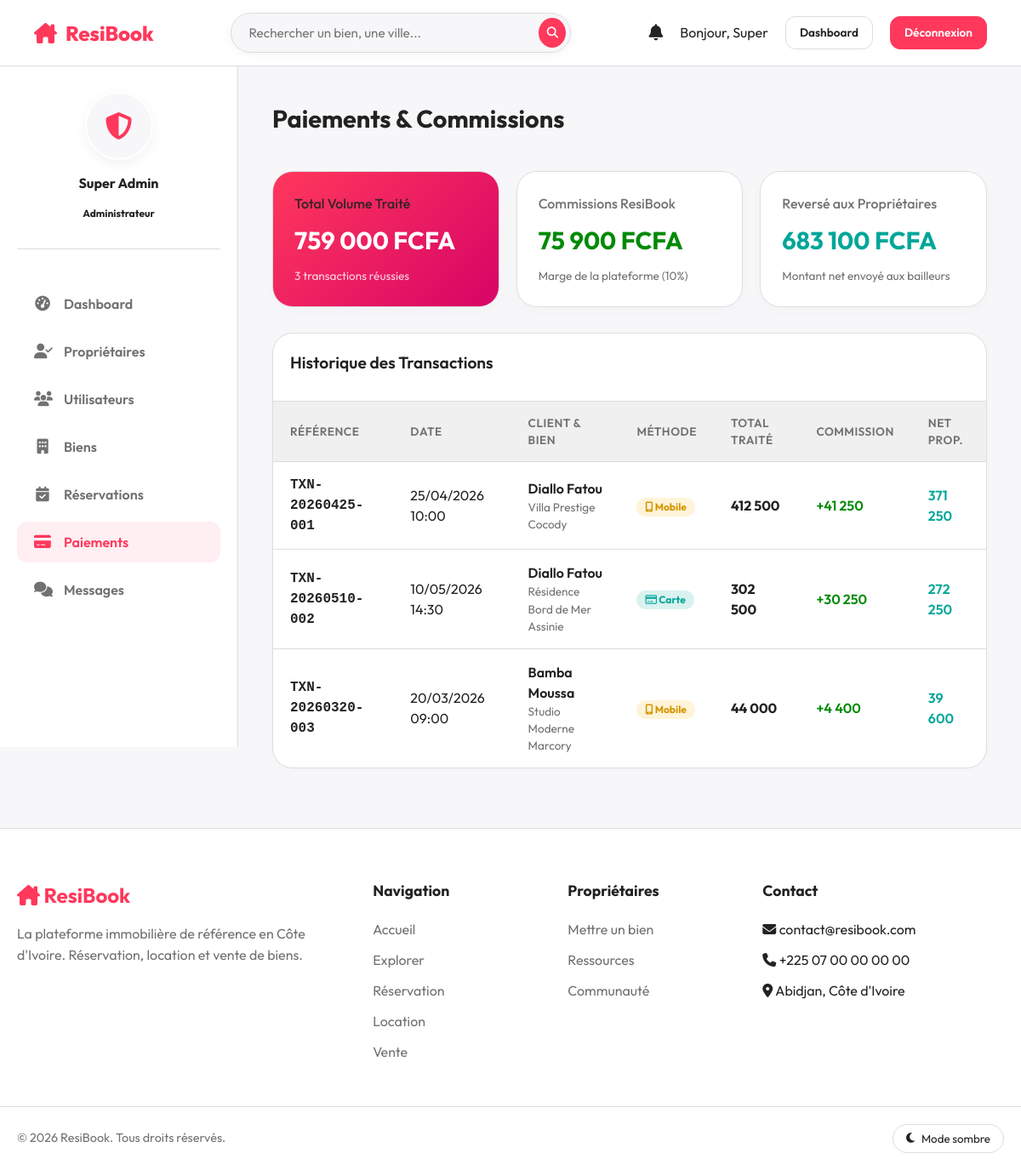
/admin/payments (signed in), run on the app's committed database.
### tables this page shows
CREATE TABLE `payments` (
  `id` INT AUTO_INCREMENT PRIMARY KEY,
  `reservation_id` INT DEFAULT NULL,
  `rental_id` INT DEFAULT NULL,
  `sale_id` INT DEFAULT NULL,
  `payer_id` INT NOT NULL,
  `amount` DECIMAL(12,2) NOT NULL,
  `commission` DECIMAL(12,2) DEFAULT 0,
  `owner_amount` DECIMAL(12,2) DEFAULT 0,
  `payment_method` ENUM('mobile_money','card','bank_transfer') DEFAULT 'mobile_money',
  `payment_phone` VARCHAR(30) DEFAULT NULL,
  `payment_name` VARCHAR(100) DEFAULT NULL,
  `status` ENUM('pending','completed','refunded','failed') DEFAULT 'pending',
  `transaction_id` VARCHAR(100) DEFAULT NULL,
  `paid_at` DATETIME DEFAULT NULL,
  `created_at` TIMESTAMP DEFAULT CURRENT_TIMESTAMP,
  FOREIGN KEY (`reservation_id`) REFERENCES `reservations`(`id`) ON DELETE SET NULL,
  FOREIGN KEY (`rental_id`) REFERENCES `rentals`(`id`) ON DELETE SET NULL,
  FOREIGN KEY (`sale_id`) REFERENCES `sales`(`id`) ON DELETE SET NULL,
  FOREIGN KEY (`payer_id`) REFERENCES `users`(`id`) ON DELETE CASCADE,
  INDEX `idx_status` (`status`)
);

CREATE TABLE `users` (
  `id` INT AUTO_INCREMENT PRIMARY KEY,
  `role_id` INT NOT NULL DEFAULT 3,
  `first_name` VARCHAR(100) NOT NULL,
  `last_name` VARCHAR(100) NOT NULL,
  `email` VARCHAR(255) NOT NULL UNIQUE,
  `password` VARCHAR(255) NOT NULL,
  `phone` VARCHAR(20) DEFAULT NULL,
  `avatar` VARCHAR(255) DEFAULT 'default.png',
  `bio` TEXT DEFAULT NULL,
  `address` VARCHAR(255) DEFAULT NULL,
  `city` VARCHAR(100) DEFAULT NULL,
  `country` VARCHAR(100) DEFAULT 'Côte d''Ivoire',
  `id_document` VARCHAR(255) DEFAULT NULL,
  `status` ENUM('active','pending','suspended','rejected') DEFAULT 'active',
  `is_verified` TINYINT(1) DEFAULT 0,
  `verification_badge` TINYINT(1) DEFAULT 0,
  `rejection_reason` TEXT DEFAULT NULL,
  `last_login` DATETIME DEFAULT NULL,
  `created_at` TIMESTAMP DEFAULT CURRENT_TIMESTAMP,
  `updated_at` TIMESTAMP DEFAULT CURRENT_TIMESTAMP ON UPDATE CURRENT_TIMESTAMP,
  FOREIGN KEY (`role_id`) REFERENCES `roles`(`id`) ON DELETE RESTRICT,
  INDEX `idx_email` (`email`),
  INDEX `idx_status` (`status`),
  INDEX `idx_role` (`role_id`)
);

CREATE TABLE `properties` (
  `id` INT AUTO_INCREMENT PRIMARY KEY,
  `owner_id` INT NOT NULL,
  `category_id` INT DEFAULT NULL,
  `title` VARCHAR(255) NOT NULL,
  `slug` VARCHAR(255) NOT NULL UNIQUE,
  `description` TEXT NOT NULL,
  `listing_type` ENUM('reservation','rental','sale') NOT NULL DEFAULT 'reservation',
  `price_per_night` DECIMAL(12,2) DEFAULT 0,
  `price_monthly` DECIMAL(12,2) DEFAULT 0,
  `price_sale` DECIMAL(12,2) DEFAULT 0,
  `address` VARCHAR(255) NOT NULL,
  `city` VARCHAR(100) NOT NULL,
  `country` VARCHAR(100) DEFAULT 'Côte d''Ivoire',
  `latitude` DECIMAL(10,8) DEFAULT NULL,
  `longitude` DECIMAL(11,8) DEFAULT NULL,
  `max_guests` INT DEFAULT 2,
  `bedrooms` INT DEFAULT 1,
  `bathrooms` INT DEFAULT 1,
  `area_sqm` INT DEFAULT NULL,
  `status` ENUM('active','pending','rejected','inactive','sold','rented') DEFAULT 'pending',
  `is_featured` TINYINT(1) DEFAULT 0,
  `views_count` INT DEFAULT 0,
  `score` DECIMAL(3,2) DEFAULT 0.00,
  `rules` TEXT DEFAULT NULL,
  `cancellation_policy` ENUM('flexible','moderate','strict') DEFAULT 'moderate',
  `created_at` TIMESTAMP DEFAULT CURRENT_TIMESTAMP,
  `updated_at` TIMESTAMP DEFAULT CURRENT_TIMESTAMP ON UPDATE CURRENT_TIMESTAMP,
  FOREIGN KEY (`owner_id`) REFERENCES `users`(`id`) ON DELETE CASCADE,
  FOREIGN KEY (`category_id`) REFERENCES `categories`(`id`) ON DELETE SET NULL,
  INDEX `idx_city` (`city`),
  INDEX `idx_status` (`status`),
  INDEX `idx_owner` (`owner_id`),
  INDEX `idx_type` (`listing_type`),
  FULLTEXT INDEX `idx_search` (`title`, `description`, `city`)
);

### app/controllers/AdminController.php (called while the page is built, shortened)
<?php
class AdminController extends Controller {
    public function payments() {
        $payModel = $this->model('Payment');
        $payments = $payModel->getAll();
        $stats = $payModel->getAdminStats();
        $data = ['title' => 'Paiements & Commissions', 'payments' => $payments, 'stats' => $stats];
        $this->view('admin/payments', $data);
    }
}

### core/Router.php (called while the page is built, shortened)
<?php
class Router {
    protected $currentMethod = 'index';
    public function __construct() {
        $url = $this->getUrl();
        if (isset($url[0]) && file_exists(APPROOT . '/controllers/' . ucwords($url[0]) . 'Controller.php')) {
            unset($url[0]);
        }
        $this->currentController = new $this->currentController;
        if (isset($url[1])) {
            if (method_exists($this->currentController, $url[1])) {
                $this->currentMethod = $url[1];
                unset($url[1]);
            }
        }
        $this->params = $url ? array_values($url) : [];
        call_user_func_array([$this->currentController, $this->currentMethod], $this->params);
    }
    public function getUrl() {
        if (isset($_GET['url'])) {
            $url = rtrim($_GET['url'], '/');
            $url = filter_var($url, FILTER_SANITIZE_URL);
            $url = explode('/', $url);
            return $url;
        }
        return [];
    }
}

### index.php (called while the page is built, shortened)
<?php
require_once 'config/Database.php';
require_once 'core/Router.php';
require_once 'core/Controller.php';
$router = new Router();

### config/Database.php (called while the page is built, shortened)
<?php
class Database {
    private $host = DB_HOST;
    private $user = DB_USER;
    private $pass = DB_PASS;
    private $dbname = DB_NAME;
    private $dbh;
    private $stmt;
    public function __construct() {
        $dsn = 'mysql:host=' . $this->host . ';dbname=' . $this->dbname . ';charset=utf8mb4';
        $options = array(
            PDO::ATTR_PERSISTENT => true,
            PDO::ATTR_ERRMODE => PDO::ERRMODE_EXCEPTION,
            PDO::ATTR_DEFAULT_FETCH_MODE => PDO::FETCH_OBJ
        );
        try {
            $this->dbh = new PDO($dsn, $this->user, $this->pass, $options);
        } catch(PDOException $e) {
            $this->error = $e->getMessage();
            echo $this->error;
        }
    }
    public function query($sql) {
        $this->stmt = $this->dbh->prepare($sql);
    }
    public function execute() {
        return $this->stmt->execute();
    }
    public function resultSet() {
        $this->execute();
        return $this->stmt->fetchAll();
    }
    public function single() {
        $this->execute();
        return $this->stmt->fetch();
    }
}

### app/models/Payment.php (called while the page is built, shortened)
<?php
class Payment {
    private $db;
    public function __construct() {
        $this->db = new Database;
    }
    public function getAll() {
        $this->db->query('SELECT pay.*, u.first_name, u.last_name, p.title
            FROM payments pay JOIN users u ON pay.payer_id = u.id
            LEFT JOIN reservations r ON pay.reservation_id = r.id LEFT JOIN properties p ON r.property_id = p.id
            ORDER BY pay.created_at DESC');
        return $this->db->resultSet();
    }
    public function getAdminStats() {
        $stats = [];
        $this->db->query('SELECT COALESCE(SUM(amount), 0) as total_revenue, COALESCE(SUM(commission), 0) as total_commission, COALESCE(SUM(owner_amount), 0) as total_owner, COUNT(*) as total_payments FROM payments WHERE status = "completed"');
        $row = $this->db->single();
        $stats['total_revenue'] = $row->total_revenue;
        $stats['total_commission'] = $row->total_commission;
        $stats['total_owner'] = $row->total_owner;
        $stats['total_payments'] = $row->total_payments;
        return $stats;
    }
}

### app/views/admin/payments.php (the view)
<?php require APPROOT . '/views/inc/header.php'; ?>
<div class="dashboard-layout">
    <?php require APPROOT . '/views/inc/sidebar_admin.php'; ?>
    <main class="main-content">
        <div style="display: flex; justify-content: space-between; align-items: center; margin-bottom: 30px;">
            <h2 style="font-size: 1.8rem;">Paiements & Commissions</h2>
        </div>
        <div style="display: grid; grid-template-columns: repeat(3, 1fr); gap: 20px; margin-bottom: 30px;">
            <div class="stat-card" style="background: linear-gradient(135deg, var(--primary) 0%, var(--primary-dark) 100%); color: white;">
                <h3 style="font-size: 1rem; font-weight: 500; margin-bottom: 10px; opacity: 0.9;">Total Volume Traité</h3>
                <p style="font-size: 1.8rem; font-weight: 700;"><?= number_format($data['stats']['total_revenue'], 0, ',', ' '); ?> FCFA</p>
                <div style="margin-top: 10px; font-size: 0.85rem; opacity: 0.8;"><?= $data['stats']['total_payments']; ?> transactions réussies</div>
            </div>
            <div class="stat-card">
                <h3 style="color: var(--text-muted); font-size: 1rem; font-weight: 500; margin-bottom: 10px;">Commissions ResiBook</h3>
                <p style="font-size: 1.8rem; font-weight: 700; color: var(--success);"><?= number_format($data['stats']['total_commission'], 0, ',', ' '); ?> FCFA</p>
                <div style="margin-top: 10px; font-size: 0.85rem; color: var(--text-muted);">Marge de la plateforme (<?= COMMISSION_RATE; ?>%)</div>
            </div>
            <div class="stat-card">
                <h3 style="color: var(--text-muted); font-size: 1rem; font-weight: 500; margin-bottom: 10px;">Reversé aux Propriétaires</h3>
                <p style="font-size: 1.8rem; font-weight: 700; color: var(--secondary);"><?= number_format($data['stats']['total_owner'], 0, ',', ' '); ?> FCFA</p>
                <div style="margin-top: 10px; font-size: 0.85rem; color: var(--text-muted);">Montant net envoyé aux bailleurs</div>
            </div>
        </div>
        <div class="table-container">
            <div style="padding: 20px; border-bottom: 1px solid var(--border);">
                <h3 style="font-size: 1.2rem; font-weight: 600;">Historique des Transactions</h3>
            </div>
            <div style="overflow-x: auto;">
                <table class="table">
                    <thead>
                        <tr>
                            <th>Référence</th>
                            <th>Date</th>
                            <th>Client & Bien</th>
                            <th>Méthode</th>
                            <th>Total Traité</th>
                            <th>Commission</th>
                            <th>Net Prop.</th>
                        </tr>
                    </thead>
                    <tbody>
                        <?php if(empty($data['payments'])): ?>
                            <tr><td colspan="7" style="text-align: center; padding: 30px;">Aucun paiement.</td></tr>
                        <?php else: foreach($data['payments'] as $pay) : ?>
                        <tr>
                            <td style="font-family: monospace; font-weight: 600;"><?= htmlspecialchars($pay->transaction_id); ?></td>
                            <td><?= date('d/m/Y H:i', strtotime($pay->paid_at)); ?></td>
                            <td>
                                <div style="font-weight: 600;"><?= htmlspecialchars($pay->first_name . ' ' . $pay->last_name); ?></div>
                                <div style="font-size: 0.85rem; color: var(--text-muted);"><?= htmlspecialchars($pay->title); ?></div>
                            </td>
                            <td>
                                <?php if($pay->payment_method == 'mobile_money'): ?><span class="badge" style="background: rgba(255,180,0,0.15); color: #d39600;"><i class="fa-solid fa-mobile-screen"></i> Mobile</span>
                                <?php elseif($pay->payment_method == 'card'): ?><span class="badge" style="background: rgba(0,166,153,0.15); color: var(--secondary);"><i class="fa-regular fa-credit-card"></i> Carte</span>
                                <?php else: ?><span class="badge" style="background: rgba(0,138,5,0.15); color: var(--success);"><i class="fa-solid fa-building-columns"></i> Banque</span><?php endif; ?>
                            </td>
                            <td style="font-weight: 700;"><?= number_format($pay->amount, 0, ',', ' '); ?></td>
                            <td style="font-weight: 600; color: var(--success);">+<?= number_format($pay->commission, 0, ',', ' '); ?></td>
                            <td style="font-weight: 600; color: var(--secondary);"><?= number_format($pay->owner_amount, 0, ',', ' '); ?></td>
                        </tr>
                        <?php endforeach; endif; ?>
                    </tbody>
                </table>
            </div>
        </div>
    </main>
</div>
<?php require APPROOT . '/views/inc/footer.php'; ?>

### public/css/style.css (style rules this page uses)
:root { --primary: #FF385C; --primary-dark: #D70466; --secondary: #00A699; --success: #008A05; --warning: #FFB400; --danger: #E12C32; --text-main: #222222; --text-muted: #717171; --bg-main: #F7F7F9; --bg-light: #F0F0F0; --white: #FFFFFF; --border: #DDDDDD; --radius-sm: 8px; --radius-md: 12px; --radius-lg: 24px; --transition: all 0.3s ease; }
* { margin: 0; padding: 0; box-sizing: border-box; font-family: 'Outfit', sans-serif; }
body { background-color: var(--bg-main); color: var(--text-main); font-size: 16px; line-height: 1.5; transition: background-color 0.3s, color 0.3s; }
h1, h2, h3, h4, h5, h6 { color: var(--text-main); font-weight: 700; margin-bottom: 10px; }
.badge { display: inline-block; padding: 5px 10px; font-size: 0.75rem; font-weight: 700; line-height: 1; text-align: center; white-space: nowrap; vertical-align: baseline; border-radius: 50px; }
.dashboard-layout { display: flex; min-height: 100vh; background-color: var(--bg-main); }
.main-content { flex: 1; padding: 40px; overflow-y: auto; }
.table-container { background: var(--white); border-radius: var(--radius-lg); border: 1px solid var(--border); overflow: hidden; box-shadow: 0 2px 10px rgba(0,0,0,0.02); margin-bottom: 30px; }
.table { width: 100%; border-collapse: collapse; }
.table th, .table td { padding: 15px 20px; text-align: left; border-bottom: 1px solid var(--border); }
.table th { background: var(--bg-light); font-weight: 600; color: var(--text-muted); font-size: 0.85rem; text-transform: uppercase; letter-spacing: 0.5px; }
.table tbody tr { transition: var(--transition); }
.table tbody tr:last-child td { border-bottom: none; }
.stat-card { background: var(--white); border-radius: var(--radius-lg); padding: 25px; border: 1px solid var(--border); box-shadow: 0 5px 15px rgba(0,0,0,0.02); transition: var(--transition); }

### data on the page
payments: transaction "TXN-20260425-001", paid_at "25/04/2026 10:00", payer.last_name "Diallo Fatou", properties.title "Villa Prestige Cocody", payment_method "mobile_money" (drawn), amount "412 500", commission "41 250", owner_amount "371 250"
payments: transaction "TXN-20260510-002", paid_at "10/05/2026 14:30", payer.last_name "Diallo Fatou", properties.title "Résidence Bord de Mer Assinie", payment_method "card" (drawn), amount "302 500", commission "30 250", owner_amount "272 250"
payments: transaction "TXN-20260320-003", paid_at "20/03/2026 09:00", payer.last_name "Bamba Moussa", properties.title "Studio Moderne Marcory", payment_method "mobile_money" (drawn), amount "44 000", commission "4 400", owner_amount "39 600"

### other printed values
explode(' ', $_SESSION['user_name'])[0] "Super"
$data['stats']['total_revenue'] "759 000"
$data['stats']['total_payments'] "3"
$data['stats']['total_commission'] "75 900"
COMMISSION_RATE "10"
$data['stats']['total_owner'] "683 100"
